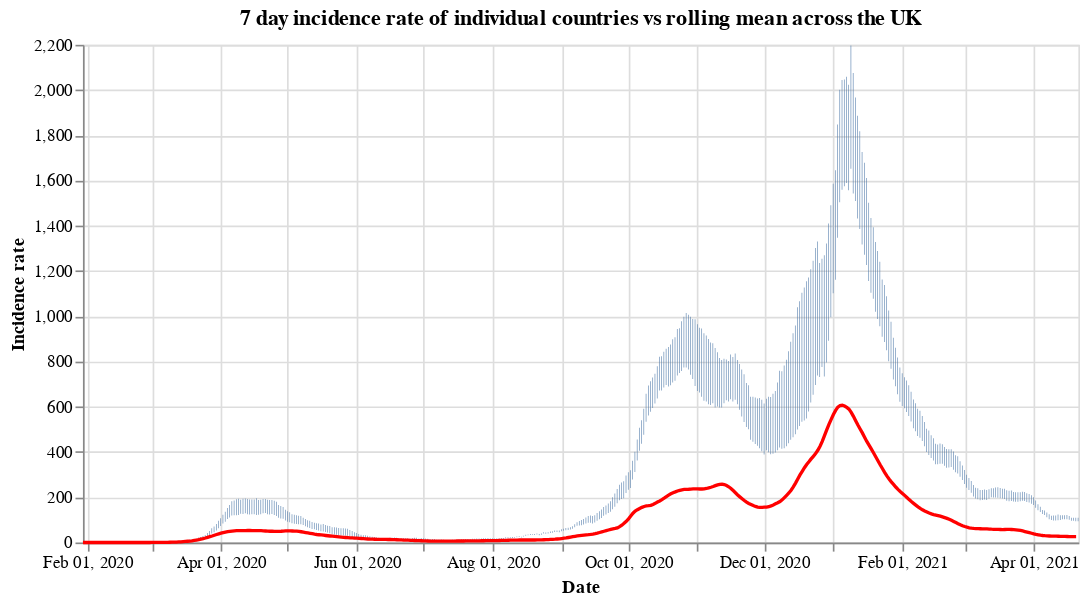

Notebook code for this chart:
### Code cell
#collapse
countries = uk_cases['areaName'].unique()
countries.sort()

selection = alt.selection_single(
    name='Select',
    fields=['areaName'],
    init={'areaName': 'Wales'},
    bind={'areaName': alt.binding_select(options=countries)}
)

# scatter plot, modify opacity based on selection
bars = alt.Chart(uk_cases).mark_bar().add_selection(
    selection
).encode(
    x=alt.X("yearmonthdate(date):T", axis=alt.Axis(title='Date')),
    y=alt.Y("weeklyCasesRate:Q", axis=alt.Axis(title='Incidence rate')),
    tooltip='weeklyCasesRate:Q',
    opacity=alt.condition(selection, alt.value(1), alt.value(0))
).properties(title=f'7 day incidence rate of individual countries vs rolling mean across the UK', width=600)

line = alt.Chart(overview_cases).mark_line(
    color='red',
    size=2,
).transform_window(
    rolling_mean='mean(weeklyCasesRate)',
    frame=[0, 7]
).encode(
    x='yearmonthdate(date):T',
    y='rolling_mean:Q'
)

alt.layer(bars, line)

### Figure 1 — Vega-Lite specification as saved in the notebook (floating-point values rounded to 4 significant figures; data arrays with more than 128 entries replaced by an {"elided": "..."} marker saying what was removed)
{"config": {"view": {"continuousWidth": 400, "continuousHeight": 300}}, "layer": [{"data": {"name": "data-f6e4760c50015baca00d1805a38723d3"}, "mark": "bar", "encoding": {"opacity": {"condition": {"value": 1, "selection": "Select"}, "value": 0}, "tooltip": {"type": "quantitative", "field": "weeklyCasesRate"}, "x": {"type": "temporal", "axis": {"title": "Date"}, "field": "date", "timeUnit": "yearmonthdate"}, "y": {"type": "quantitative", "axis": {"title": "Incidence rate"}, "field": "weeklyCasesRate"}}, "selection": {"Select": {"type": "single", "fields": ["areaName"], "init": {"areaName": "Wales"}, "bind": {"areaName": {"input": "select", "options": ["England", "Northern Ireland", "Scotland", "Wales"]}}}}, "title": "7 day incidence rate of individual countries vs rolling mean across the UK", "width": 600}, {"data": {"name": "data-631dd7e81953c03edba314f0188701ed"}, "mark": {"type": "line", "color": "red", "size": 2}, "encoding": {"x": {"type": "temporal", "field": "date", "timeUnit": "yearmonthdate"}, "y": {"type": "quantitative", "field": "rolling_mean"}}, "transform": [{"window": [{"op": "mean", "field": "weeklyCasesRate", "as": "rolling_mean"}], "frame": [0, 7]}]}], "$schema": "https://vega.github.io/schema/vega-lite/v4.8.1.json", "datasets": {"data-f6e4760c50015baca00d1805a38723d3": {"elided": "1696 records"}, "data-631dd7e81953c03edba314f0188701ed": {"elided": "447 records"}}}
